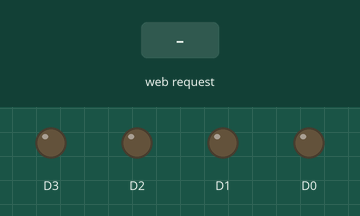
Recording of a sketch running on a simulated ESP8266 (NodeMCU). Parts: output pins drawn as LEDs (lit = HIGH). The test bench sets the inputs (shaded band). WiFi joins after 1.5 s; servers stay silent unless stated; what the sketch prints to the serial monitor is not drawn.

Above: at 3.3 s.
3.4 s: HTTP request GET /Relay1ON received
At 4.0 s:
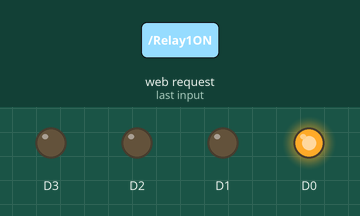
4.9 s: HTTP request GET /Relay2ON received
At 5.2 s:
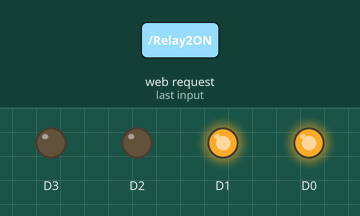
6.4 s: HTTP request GET /Relay1OFF received
At 7.5 s:
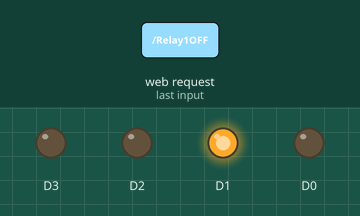
7.9 s: HTTP request GET /Relay3ON received
At 8.6 s:
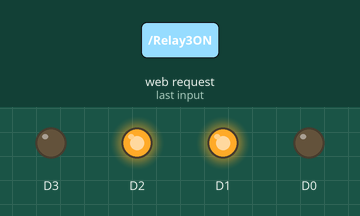
9.4 s: HTTP request GET /Relay2OFF received
At 9.7 s:
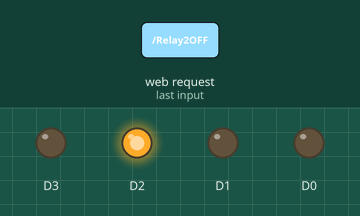
10.9 s: HTTP request GET /Relay4ON received
At 12.1 s:
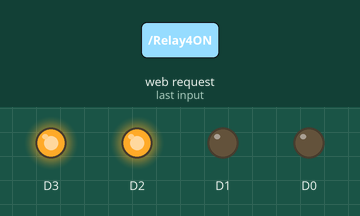
Timing chart, 0 to 13.4 s (numbered marks = the images above; inputs shaded):
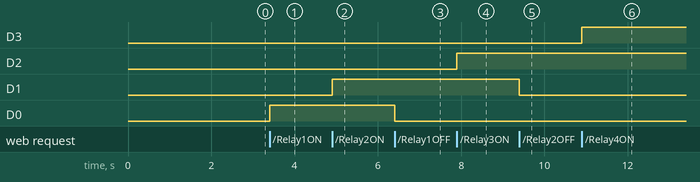

Measured:
- after the input at 3.4 s, D0: LOW → HIGH at once
- after the input at 4.9 s, D1: LOW → HIGH at once
- after the input at 6.4 s, D0: HIGH → LOW at once
- after the input at 7.9 s, D2: LOW → HIGH at once
- after the input at 9.4 s, D1: HIGH → LOW at once
- after the input at 10.9 s, D3: LOW → HIGH at once

The sketch:

Ac_load.ino
```cpp
/*************************************************************
 * Organization Name    : Dot_Hex Pvt. Ltd.
 * Developer name       : Prashant P. Hirave.
 * Product name         : Home Automation usng Google assitance, android smart phone and local N/W web page.
 * Product Version      : V00.00.01
 * Software version     : V00.00.01
 * Date                 :
 *
 * ************************************************************/


#include <ESP8266WiFi.h>
#include <ESP8266WebServer.h>

#define ssid  "Idiot"             // Enter SSID here
#define password  "12345678"      //Enter Password here

ESP8266WebServer server(80);

bool RL1_STATUS;
bool RL2_STATUS;
bool RL3_STATUS;
bool RL4_STATUS;


void setup() {
  // put your setup code here, to run once:
  Serial.begin(9600);
  delay(100);

  pinMode(D0,OUTPUT);
  pinMode(D1,OUTPUT);
  pinMode(D2,OUTPUT);
  pinMode(D3,OUTPUT);

 digitalWrite(D0, LOW);
 digitalWrite(D1, LOW);
 digitalWrite(D2, LOW);
 digitalWrite(D3, LOW);

 WiFi.begin(ssid,password);

  while(WiFi.status()!=WL_CONNECTED)
  {
    delay(1000);
    Serial.print("-");
    }

    Serial.println("");
    Serial.print("IP:");Serial.println(WiFi.localIP());

    server.on("/",OnConnect);
    server.on("/Relay1ON",Relay1_ON);
    server.on("/Relay1OFF",Relay1_OFF);
    server.on("/Relay2ON",Relay2_ON);
    server.on("/Relay2OFF",Relay2_OFF);
    server.on("/Relay3ON",Relay3_ON);
    server.on("/Relay3OFF",Relay3_OFF);
    server.on("/Relay4ON",Relay4_ON);
    server.on("/Relay4OFF",Relay4_OFF);

    server.onNotFound(handle_NotFound);
    server.send(302, "text/plain", "Updated-- Press Back Button");

    server.begin();
}

void loop() {
  // put your main code here, to run repeatedly:
server.handleClient();
if(RL1_STATUS)
{
    digitalWrite(D0, HIGH);
  }
  else
  {
    digitalWrite(D0, LOW);
    }

    if(RL2_STATUS)
{
    digitalWrite(D1, HIGH);
  }
  else
  {
    digitalWrite(D1, LOW);
    }

 if(RL3_STATUS)
{
    digitalWrite(D2, HIGH);
  }
  else
  {
    digitalWrite(D2, LOW);
    }

  if(RL4_STATUS)
{
    digitalWrite(D3, HIGH);
  }
  else
  {
    digitalWrite(D3, LOW);
    }
}

/***************************** Data Handler ****************************/
void handle_NotFound(){
  server.send(404, "text/plain", "Not found");
}

void OnConnect()
{
  RL1_STATUS = RL2_STATUS = RL3_STATUS = RL4_STATUS = LOW;

  server.send(200,"text/html",DisplayPage(RL1_STATUS, RL2_STATUS, RL3_STATUS,RL4_STATUS));
  }

void Relay1_ON()
{
  RL1_STATUS = HIGH;
  server.send(200, "text/html", DisplayPage(true, RL2_STATUS, RL3_STATUS,RL4_STATUS));
  }

void Relay1_OFF()
{
  RL1_STATUS = LOW;
  server.send(200, "text/html", DisplayPage(false, RL2_STATUS, RL3_STATUS,RL4_STATUS));

  }

void Relay2_ON()
{
  RL2_STATUS = HIGH;
  server.send(200, "text/html", DisplayPage(RL1_STATUS, true, RL3_STATUS,RL4_STATUS));

  }

void Relay2_OFF()
{
  RL2_STATUS = LOW;
  server.send(200, "text/html", DisplayPage(RL1_STATUS, false, RL3_STATUS,RL4_STATUS));

  }

void Relay3_ON()
{
  RL3_STATUS = HIGH;
  server.send(200, "text/html", DisplayPage(RL1_STATUS, RL2_STATUS, true,RL4_STATUS));

  }

void Relay3_OFF()
{
  RL3_STATUS = LOW;
  server.send(200, "text/html", DisplayPage(RL1_STATUS, RL2_STATUS, false,RL4_STATUS));

  }

void Relay4_ON()
{
  RL4_STATUS = HIGH;
  server.send(200, "text/html", DisplayPage(RL1_STATUS, RL2_STATUS, RL3_STATUS,true));

  }

void Relay4_OFF()
{
  RL4_STATUS = LOW;
  server.send(200, "text/html", DisplayPage(RL1_STATUS, RL2_STATUS, RL3_STATUS,false));

  }


/* ************************************ WebPage **************************************************/

String DisplayPage(bool RL1_STATUS, bool RL2_STATUS, bool RL3_STATUS, bool RL4_STATUS)
{
    String WebPage = "<!DOCTYPE html>\n";
    WebPage+="<html>\n";
    WebPage+= "<head><meta name=\"viewport\" content=\"width=device-width, initial-scale=1, user-scalable=no\">\n";
    WebPage+=                   "<script src='https://kit.fontawesome.com/a076d05399.js'></script>\n";    // link of lightbulb image
    WebPage+=                   "<script src='https://kit.fontawesome.com/a076d05399.js'></script>\n";    // link of fan rotaion image
    WebPage+=   "<title>Home Automation</title>\n";
    WebPage+=    "<style>html{ font-family: Courier New; color:#6B9ED6; background-color:#efdecd; text-align:center;}\n";
    WebPage+=                 "body{margin-top: 30px;}\n";
    WebPage+=                 ".button {display: inline-block; width: 80px; background-color:#28837f;color: white;margin-top: 90px; padding: 5px 0px; margin: 10px 30px ;text-align:auto ; text-decoration: none;font-size: 20px;cursor: pointer;border-radius: 12px;}\n";
    WebPage+=                 ".button-on {background-color: #975d72;}\n";
    WebPage+=                 ".button-on:active {background-color: #35c95f;}\n";
    WebPage+=                 ".button-off {background-color: #28837f;}\n";
    WebPage+=                 ".button-off:active {background-color: #cb9ed6;}\n";
    WebPage+=                 "p {font-size: 14px; color:#254114; margin-bottom: 10px;}\n";
    WebPage+=                 ".bottomright{ font-family: color:#8aafe3; Courier New; position: absolute;  bottom: 8px;  left: 16px;  font-size: 18px;}\n";
    WebPage+=    "</style>\n";
    WebPage+=    "<body>\n";
    WebPage+=            "<h3>----Home is on Internet----</h3>\n";

    if(RL1_STATUS)
    {
      WebPage+=                "<p><b>Switch1</b></p><a class= \"button button-off fas fa-lightbulb\" href=\"/Relay1OFF\"> OFF</a>\n";
    }
    else
    {
      WebPage+=                "<p><b>Switch1</b></p><a class= \"button button-on far fa-lightbulb\" href=\"/Relay1ON\"> ON</a>\n";
    }
    if(RL2_STATUS)
    {
      WebPage+=                "<p><b>Switch2</b></p><a class= \"button button-off fas fa-radiation\" href=\"/Relay2OFF\"> OFF</a>\n";
    }
    else
    {
      WebPage+=                "<p><b>Switch2</b></p><a class= \"button button-on fas fa-radiation\" href=\"/Relay2ON\"> ON</a>\n";
    }
    if(RL3_STATUS)
    {
      WebPage+=                "<p><b>Switch3</b></p><a class= \"button button-off fas fa-lightbulb\" href=\"/Relay3OFF\"> OFF</a>\n";
    }
    else
    {
      WebPage+=                "<p><b>Switch3</b></p><a class= \"button button-on far fa-lightbulb\" href=\"/Relay3ON\"> ON</a>\n";
    }
    if(RL4_STATUS)
    {
      WebPage+=                "<p><b>Switch4</b></p><a class= \"button button-off fas fa-lightbulb\" href=\"/Relay4OFF\"> OFF</a>\n";
    }
    else
    {
      WebPage+=                "<p><b>Switch4</b></p><a class= \"button button-on far fa-lightbulb\" href=\"/Relay4ON\"> ON</a>\n";
    }

    WebPage+=                "<div class=\"bottomright\"><b>!...Dot Hex Pvt. Ltd...!</b> </div>\n";
    WebPage+=     "</body>\n";
    WebPage+= "</head>";
    WebPage+="</html>";

    return WebPage;
}
```
